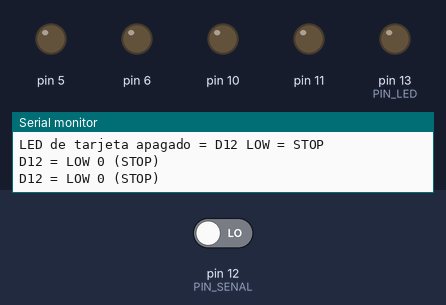
A sketch run on a simulated Arduino Uno, built with avr-gcc and run on an emulated ATmega328P. Parts: output pins drawn as LEDs (lit = HIGH), the last lines printed to the serial monitor. The test bench sets the inputs (shaded band); at power-on: pin 12 (PIN_SENAL) LOW.

Above: at 1.2 s.
1.3 s: pin 12 (PIN_SENAL) driven HIGH
At 2.4 s:
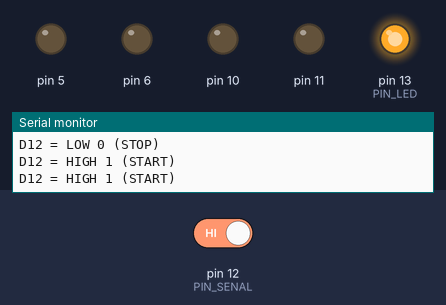
2.8 s: pin 12 (PIN_SENAL) driven LOW
At 3.4 s:
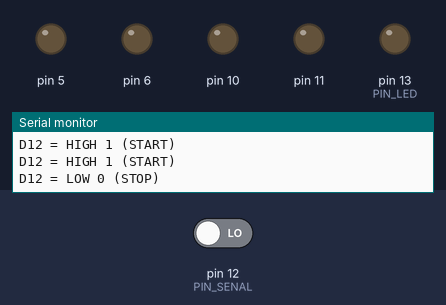
Timing chart, 0 to 5.8 s (numbered marks = the images above; inputs shaded):
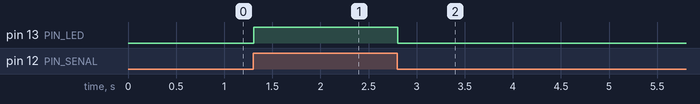

The sketch:

Diagnostico_D12_LED.ino
```cpp
/*
  TORMENTA NEGRA / E5 — DIAGNOSTICO SEGURO DE MICROSTART
  NO HACE GIRAR LOS MOTORES. NO CARGAR COMO CODIGO DE COMBATE.
  Para tarjeta Arduino compatible (LED_BUILTIN usualmente D13).

  Conexion prevista (verificar fisicamente):
  MicroStart SIGNAL -> D12
  MicroStart GND    -> GND comun
  MicroStart VCC    -> 3.3 V o 5 V, SEGUN su modulo.

  LED de la tarjeta APAGADO = D12 LOW (STOP)
  LED de la tarjeta ENCENDIDO = D12 HIGH (START)

  MicroStart oficial, botones ya programados:
     1 desbloquea: D12 deberia seguir en LOW
     2 arranca:    D12 deberia pasar a HIGH
     3 detiene:    D12 deberia volver a LOW

  Con la bateria, comprobar solo el LED de la tarjeta.
  NO conectar USB y bateria simultaneamente sin verificar
  la compatibilidad de la PCB.
*/
#include <Arduino.h>

const uint8_t PIN_SENAL = 12;
const uint8_t PIN_LED = LED_BUILTIN;

void detenerMotores() {
  // Pines registrados para Tormenta Negra; NO hay analogWrite.
  digitalWrite(5, LOW);
  digitalWrite(6, LOW);
  digitalWrite(10, LOW);
  digitalWrite(11, LOW);
}

void setup() {
  pinMode(5, OUTPUT);
  pinMode(6, OUTPUT);
  pinMode(10, OUTPUT);
  pinMode(11, OUTPUT);
  detenerMotores();

  pinMode(PIN_SENAL, INPUT);  // No INPUT_PULLUP: false START.
  pinMode(PIN_LED, OUTPUT);
  digitalWrite(PIN_LED, LOW);
  Serial.begin(9600);
  Serial.println(F("DIAGNOSTICO D12 / MOTORES DESACTIVADOS"));
  Serial.println(F("LED de tarjeta encendido = D12 HIGH = START"));
  Serial.println(F("LED de tarjeta apagado = D12 LOW = STOP"));
}

void loop() {
  // Mostrar directamente la lectura electrica real.
  bool valor = digitalRead(PIN_SENAL);
  detenerMotores();
  digitalWrite(PIN_LED, valor ? HIGH : LOW);

  static int anterior = -1;
  static unsigned long ultimoReporte = 0;
  unsigned long ahora = millis();
  if ((int)valor != anterior || ahora - ultimoReporte >= 1000UL) {
    anterior = valor;
    ultimoReporte = ahora;
    Serial.print(F("D12 = "));
    Serial.println(valor ? F("HIGH 1 (START)") : F("LOW 0 (STOP)"));
  }
  delay(10);
}
```

Measured:
- after the input at 1.3 s, pin 13 (PIN_LED): LOW → HIGH at once
- after the input at 2.8 s, pin 13 (PIN_LED): HIGH → LOW at once
